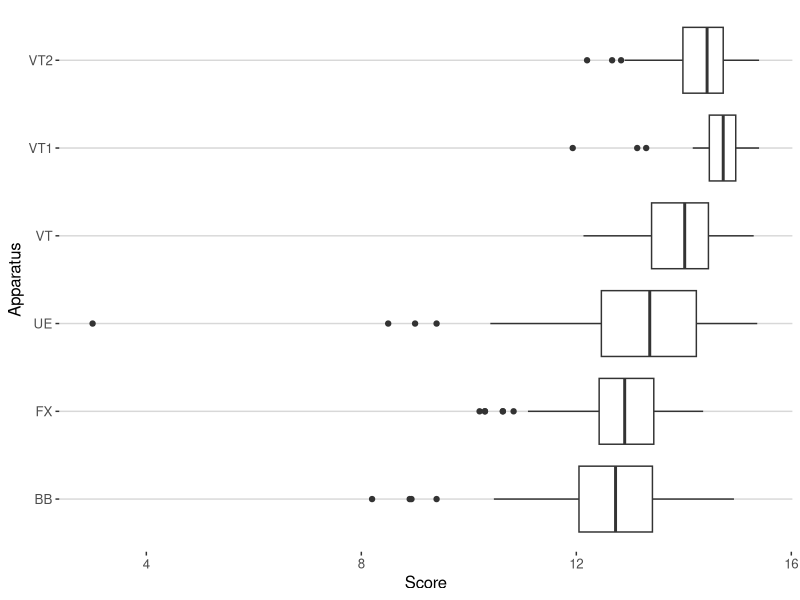
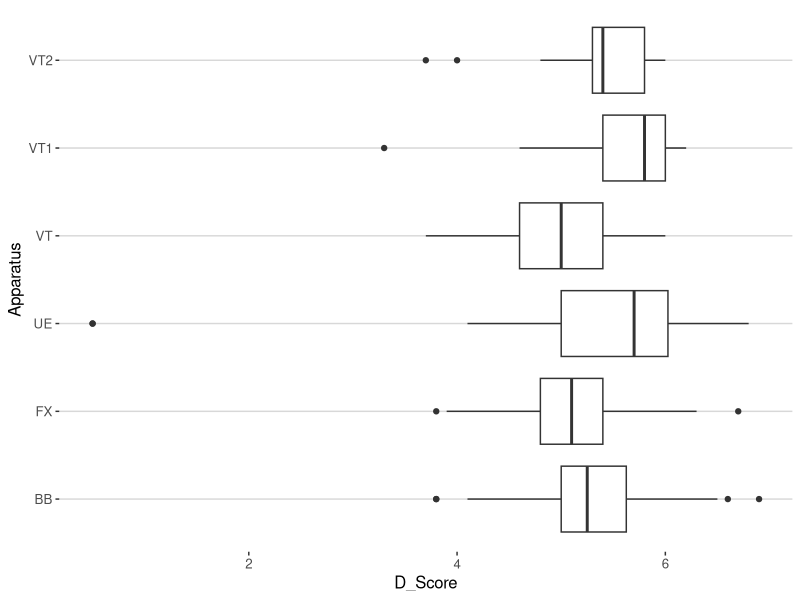
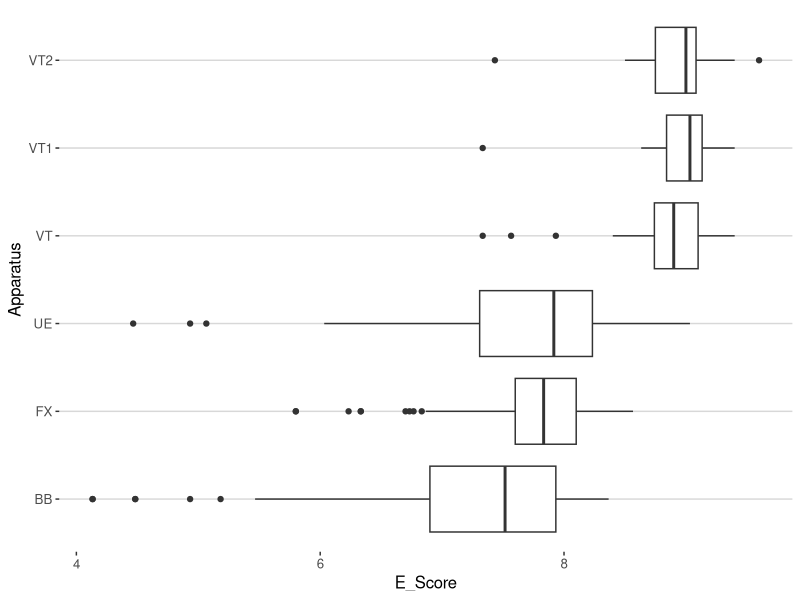
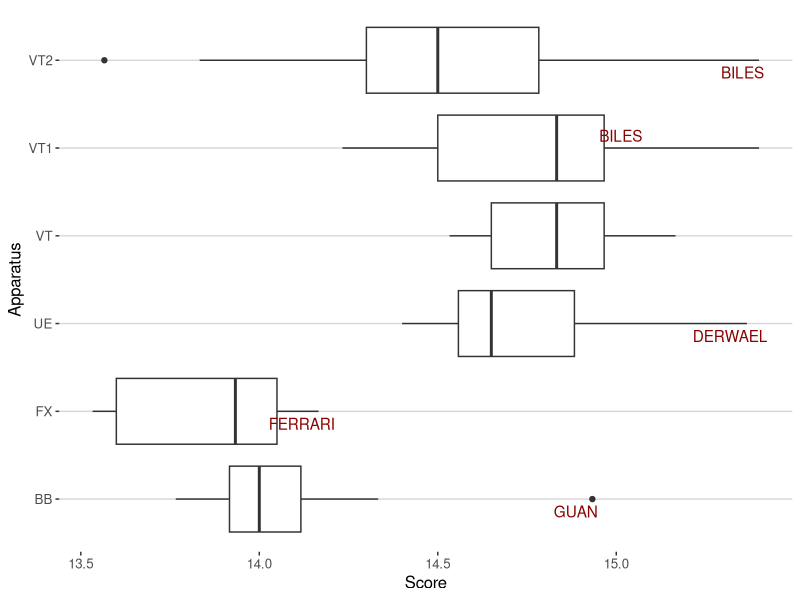
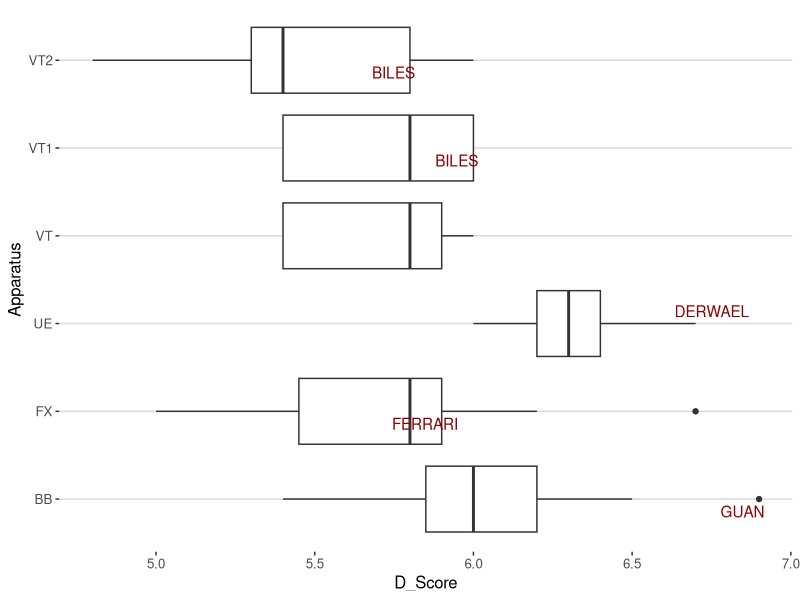
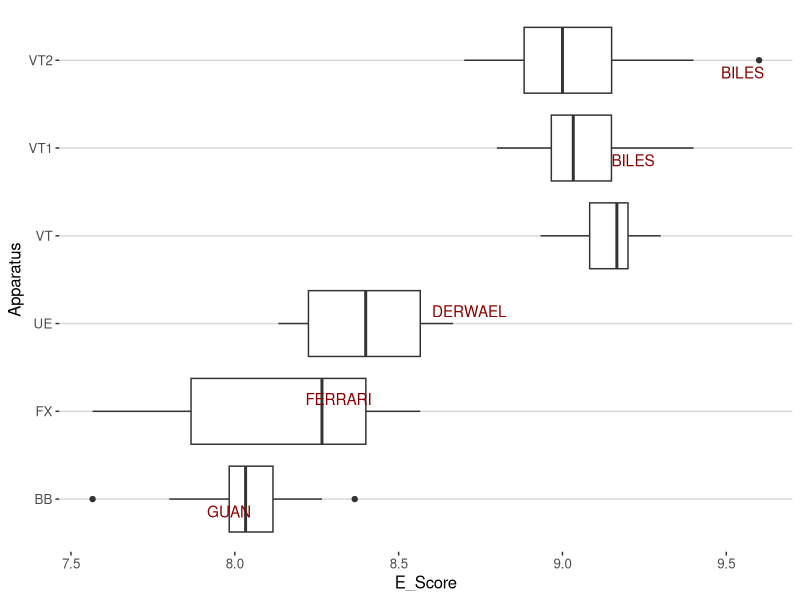

The R script that drew these images, in order:
## ---- chunk 1
library(tidyverse)
library(ggplot2)
library(dbplyr)
library(ggthemes)
library(ggrepel)
tokyo_quad <- read.csv(file = "./original data/data_2017_2021.csv", header = TRUE)
## ---- chunk 2
tokyo_quad %>%
  ggplot()+
  geom_boxplot(mapping = aes(x = Score, y = Apparatus))+
  theme_hc()
## ---- chunk 3
tokyo_quad %>%
  ggplot()+
  geom_boxplot(mapping = aes(x = D_Score, y = Apparatus))+
  theme_hc()

## ---- chunk 4
tokyo_quad %>%
  ggplot()+
  geom_boxplot(mapping = aes(x = E_Score, y = Apparatus))+
  theme_hc()

## ---- chunk 5
champion_round_point <- tokyo_quad %>%
  filter(Round == "qual") %>%
  filter(Rank <= 15)

champion_round_point %>%
  ggplot()+
  geom_boxplot(mapping = aes(x = Score, y = Apparatus))+
  geom_text_repel(data = filter(champion_round_point, Rank == 1), 
                  mapping = aes(x = Score, y = Apparatus, label = LastName),
                  color = "darkred")+
  theme_hc()
## ---- chunk 6
champion_round_point %>%
  ggplot()+
  geom_boxplot(mapping = aes(x = D_Score, y = Apparatus))+
  geom_text_repel(data = filter(champion_round_point, Rank == 1), 
                  mapping = aes(x = D_Score, y = Apparatus, label = LastName),
                  color = "darkred")+
  theme_hc()

## ---- chunk 7
percentiles <- c(quantile(champion_round_point$Rank, 0.01),
                 quantile(champion_round_point$Rank, 0.99))

champion_round_point %>%
  ggplot()+
  geom_boxplot(mapping = aes(x = E_Score, y = Apparatus))+
  geom_text_repel(data = filter(champion_round_point, Rank == 1), 
                  mapping = aes(x = E_Score, y = Apparatus, label = LastName),
                  color = "darkred")+
  theme_hc()
